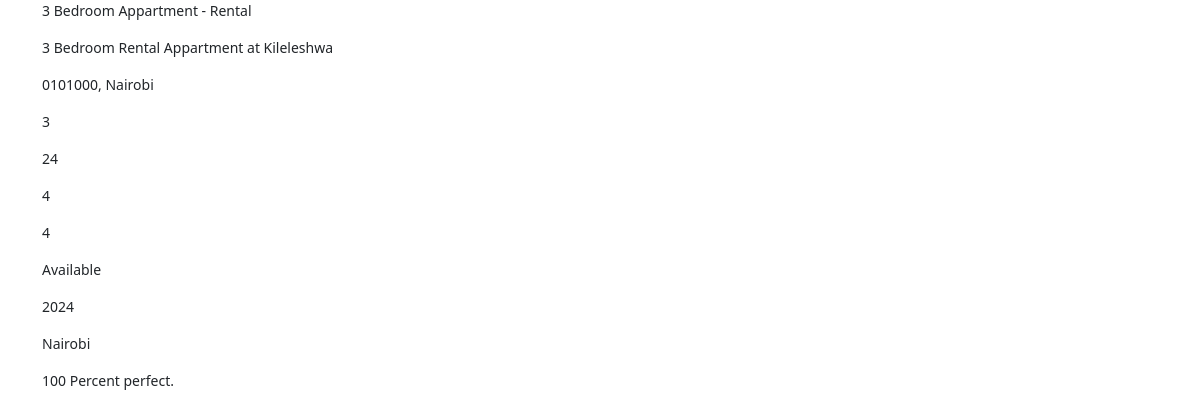
The app's page /realtor/property_details/2 with its own data.
### realtor/models.py (models this page shows)
class Properties(models.Model):
    title = models.CharField(max_length=250)
    description = models.TextField()
    address = models.CharField(max_length=250)
    price = models.IntegerField()
    size = models.CharField(max_length=50, blank=True)
    bedrooms = models.IntegerField(blank=True)
    bathrooms = models.IntegerField(blank=True)
    amentities = models.CharField(max_length=100, blank=True)
    status = models.CharField(max_length=50)
    year_built = models.IntegerField()
    images = models.ImageField(upload_to='images/properties', blank=True)
    location = models.CharField(max_length=100)
    features = models.TextField(blank=True)

### realtor/views.py (the view)
# urls.py: path("property_details/<pk>", views.PropertyDetailView.as_view(), name="property_details"),
class PropertyDetailView(DetailView):
    context_object_name = 'property'
    model = Properties
    template_name = 'realtors/property_details.html'

### templates/realtors/property_details.html (shortened to what this page needs)
{% extends './dashboard.html' %}
{% block content %}
<div class="container">
    <div class="small fw-lighter">
        <p>{{property.title}}</p>
        <p>{{property.description}}</p>
        <p>{{property.address}}</p>
        <p>{{property.price}}</p>
        <p>{{property.size}}</p>
        <p>{{property.bedrooms}}</p>
        <p>{{property.bathrooms}}</p>
        <p>{{property.status}}</p>
        <p>{{property.year_built}}</p>
        <p>{{property.location}}</p>
        <p>{{property.features}}</p>
    </div>
</div>
{% endblock %}

### records on screen
Properties: title "3 Bedroom Appartment - Rental", description "3 Bedroom Rental Appartment at Kileleshwa", address "0101000, Nairobi", price "3", size "24", bedrooms "4", bathrooms "4", status "Available", year_built "2024", location "Nairobi", features "100 Percent perfect."
